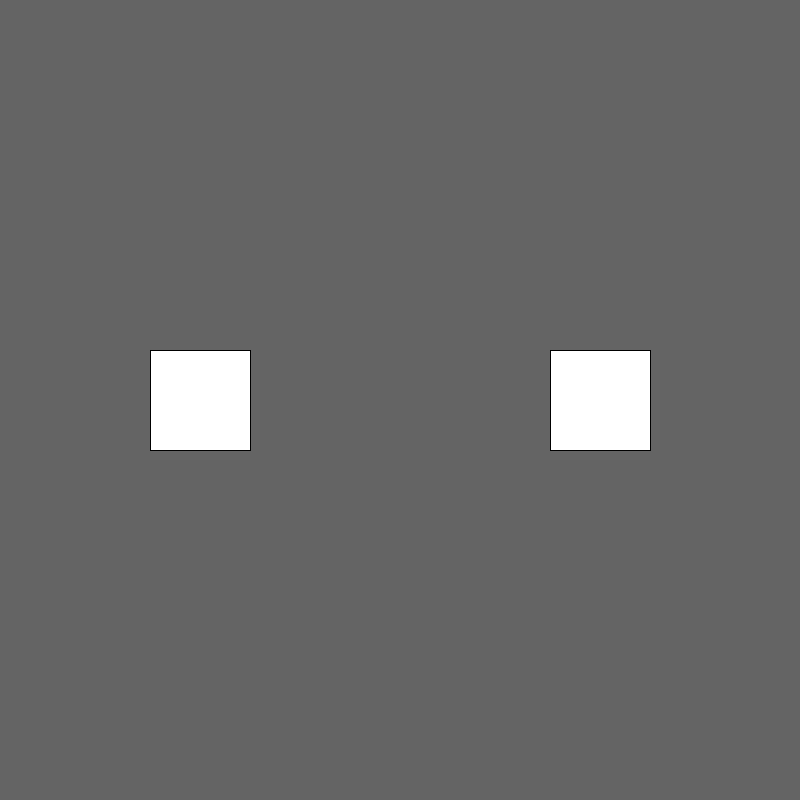
Frame 1 (no input)
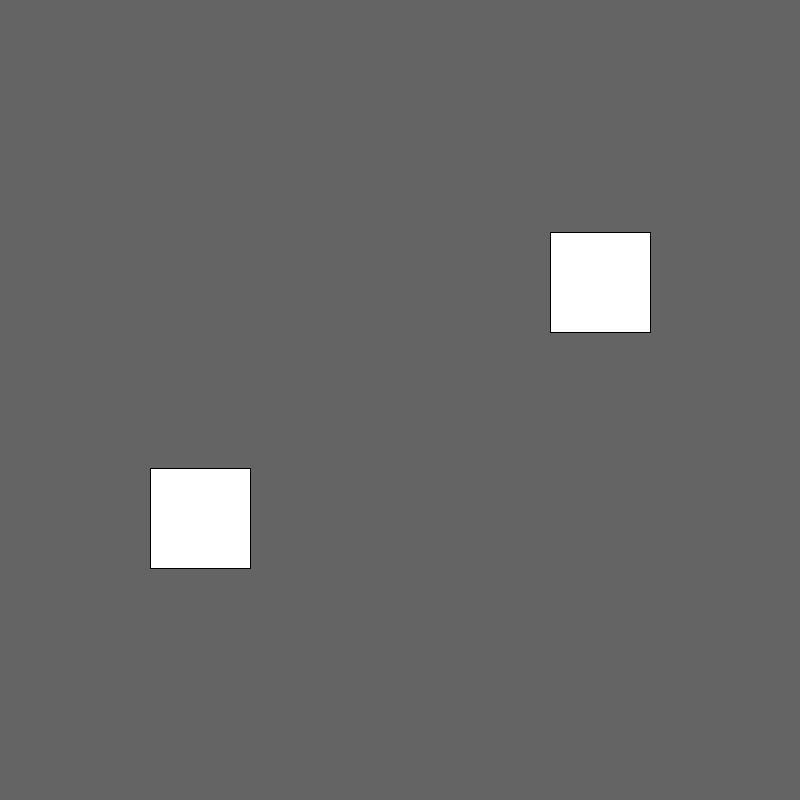
Frame 60 (the mouse pressed at the canvas centre just before this capture)
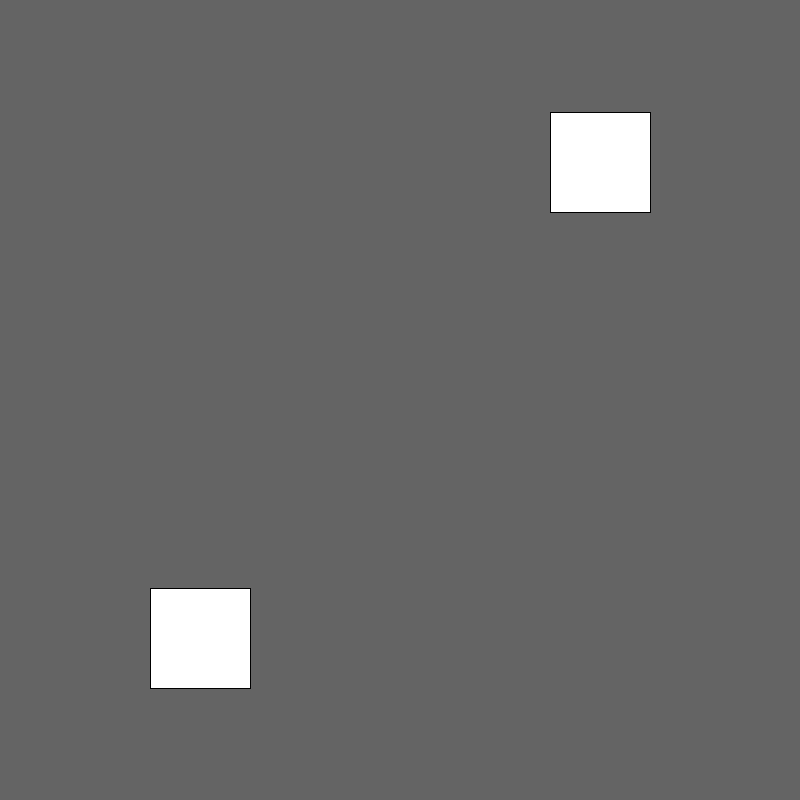
Frame 120 (the mouse held since frame 60 and released just before this capture)

The Processing sketch that drew these frames (run headless with seeded random() and noise(); from frame 60 on, the mouse is pressed at the canvas centre):

// Processing sketch: threading_eks
// ── threading_eks.pde


int x1 = 200;
int x2 = 400;
int y = 400;
int y1 = 400;


void setup() {
  size(800, 800);
  rectMode(CENTER);
}

void draw() {
  background(100);
  Function2();
  rect(200, y1, 100, 100);
  thread("Function1");
  //Function1();
  //y += -5;
}

void Function1() {

  y1 += 2;
}

void Function2() {
  rect(600, y, 100, 100);
  y += -2;
}
